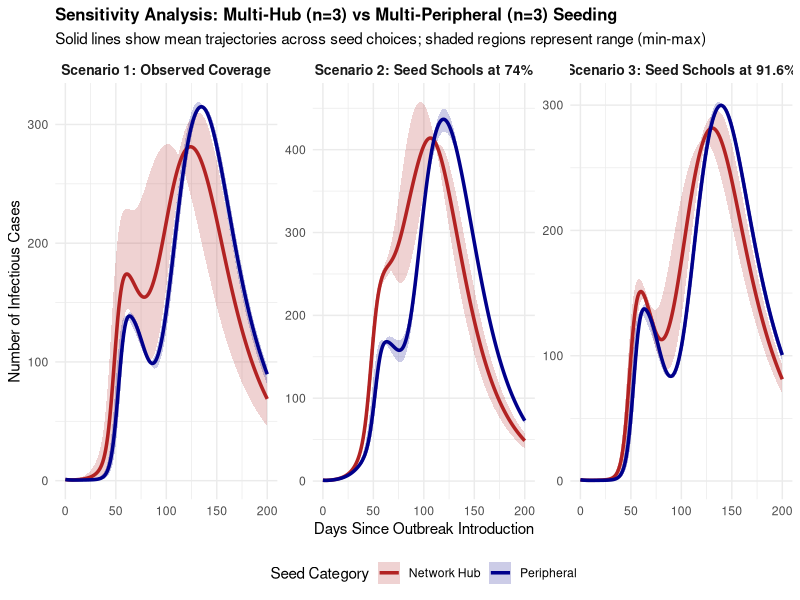

Recreate this plot in R.
# ============================================================
# NETWORK SEIR MEASLES SIMULATION AND SENSITIVITY ANALYSIS
# MULTI-HUB VS MULTI-PERIPHERAL SEEDING (3 HUBS & 3 PERIPHERALS)
#
# TOTAL NEW CASES:
# C(T) = sum_i [S_i(0) - S_i(T)]
# ============================================================

suppressPackageStartupMessages({
  library(tidyverse)
  library(deSolve)
  library(igraph)
})

theme_set(
  theme_minimal() +
    theme(
      plot.title = element_text(face = "bold", size = 12)
    )
)


# ============================================================
# 1. LOAD SCHOOL DATA
# ============================================================

df <- read.csv("data/cleanned/school_data_joined.csv") %>%
  rename_with(tolower)

# Ensure unit_id exists
if (!"unit_id" %in% names(df)) {
  df <- df %>% mutate(unit_id = as.character(row_number()))
} else {
  df <- df %>% mutate(unit_id = as.character(unit_id))
}

# Prepare school data
df <- df %>%
  mutate(
    vax_rate = if_else(
      percent_immunized > 1,
      percent_immunized / 100,
      percent_immunized
    ),
    school_id = row_number(),
    page = ceiling(school_id / 6)
  )

n_schools <- nrow(df)
cat("\nNumber of schools:", n_schools, "\n")


# ============================================================
# 2. BUILD NETWORK ADJACENCY MATRIX
# ============================================================

net_df <- read.csv("data/cleanned/network_df.csv") %>%
  rename_with(tolower)

id_cols <- names(net_df)[grep("unit|from|to|source|target|id", names(net_df))]

if (length(id_cols) >= 2) {
  net_df <- net_df %>%
    rename(
      unit_id_a = !!sym(id_cols[1]),
      unit_id_b = !!sym(id_cols[2])
    )
} else {
  colnames(net_df)[1:2] <- c("unit_id_a", "unit_id_b")
}

net_df <- net_df %>%
  mutate(
    unit_id_a = as.character(unit_id_a),
    unit_id_b = as.character(unit_id_b)
  )

id_map <- setNames(seq_len(n_schools), df$unit_id)
A <- matrix(0, nrow = n_schools, ncol = n_schools)

for (k in seq_len(nrow(net_df))) {
  i <- unname(id_map[net_df$unit_id_a[k]])
  j <- unname(id_map[net_df$unit_id_b[k]])
  
  if (length(i) == 1 && length(j) == 1 && !is.na(i) && !is.na(j)) {
    w <- if ("total_contacts" %in% names(net_df)) net_df$total_contacts[k] else 1
    if (is.na(w) || !is.finite(w) || w < 0) w <- 0
    A[i, j] <- w
    A[j, i] <- w
  }
}


# ============================================================
# 3. NORMALIZE NETWORK BY SPECTRAL RADIUS
# ============================================================

A_raw <- A
spectral_radius <- max(Mod(eigen(A_raw, only.values = TRUE)$values))

if (!is.finite(spectral_radius) || spectral_radius <= 0) {
  stop("The network spectral radius is zero or invalid. Check contact weights.")
}

A <- A_raw / spectral_radius


# ============================================================
# 4. MODEL PARAMETERS & INITIAL SETUP
# ============================================================

gamma_rate <- 1 / 7
sigma_rate <- 1 / 10
beta_rate  <- 15 * gamma_rate
alpha      <- 0.05

times <- seq(0, 200, by = 1)
N     <- df$total_students

params <- list(
  beta = beta_rate,
  sigma = sigma_rate,
  gamma = gamma_rate,
  alpha = alpha,
  N = N,
  A = A,
  n = n_schools
)


# ============================================================
# 5. NETWORK SEIR MODEL DIFFERENTIAL EQUATIONS
# ============================================================

seir_model <- function(time, state, parameters) {
  with(as.list(parameters), {
    S <- state[1:n]
    E <- state[(n + 1):(2 * n)]
    I <- state[(2 * n + 1):(3 * n)]
    R <- state[(3 * n + 1):(4 * n)]
    
    I_prop <- I / N
    
    lambda <- (beta * I_prop) + (alpha * beta * as.vector(A %*% I_prop))
    
    dS <- -lambda * S
    dE <- (lambda * S) - (sigma * E)
    dI <- (sigma * E) - (gamma * I)
    dR <- gamma * I
    
    list(c(dS, dE, dI, dR))
  })
}


# ============================================================
# 6. HELPER FUNCTIONS
# ============================================================

# Helper: Run dynamic simulation given a vax vector and single seed ID
run_vax_scenario <- function(vax_vector, seed_id) {
  R0_vec <- round(N * vax_vector)
  I0_vec <- rep(0, n_schools)
  I0_vec[seed_id] <- 1
  E0_vec <- rep(0, n_schools)
  S0_vec <- pmax(0, N - I0_vec - E0_vec - R0_vec)
  
  state_vec <- c(S0_vec, E0_vec, I0_vec, R0_vec)
  names(state_vec) <- c(
    paste0("S_", seq_len(n_schools)),
    paste0("E_", seq_len(n_schools)),
    paste0("I_", seq_len(n_schools)),
    paste0("R_", seq_len(n_schools))
  )
  
  out_df <- as.data.frame(
    ode(y = state_vec, times = times, func = seir_model, parms = params)
  )
  return(out_df)
}

# Helper: Extract total infectious cases over time
get_total_I <- function(out_df, scenario_label, seed_type, seed_name) {
  out_df %>%
    pivot_longer(cols = -time, names_to = "var", values_to = "Count") %>%
    filter(str_detect(var, "^I_")) %>%
    group_by(time) %>%
    summarise(total_infectious = sum(Count, na.rm = TRUE), .groups = "drop") %>%
    mutate(
      Scenario = scenario_label,
      `Seed Type` = seed_type,
      `Seed Name` = seed_name
    )
}

# Helper: Calculate outbreak summary indicators
calculate_outbreak_measures <- function(out_df) {
  S_columns <- grep("^S_", names(out_df), value = TRUE)
  I_columns <- grep("^I_", names(out_df), value = TRUE)
  
  S_initial <- sapply(S_columns, function(x) out_df[[x]][1])
  S_final   <- sapply(S_columns, function(x) out_df[[x]][nrow(out_df)])
  
  total_cases <- sum(S_initial - S_final, na.rm = TRUE)
  total_I     <- rowSums(out_df[, I_columns, drop = FALSE], na.rm = TRUE)
  
  peak_burden <- max(total_I, na.rm = TRUE)
  peak_day    <- out_df$time[which.max(total_I)]
  attack_rate <- (total_cases / sum(N, na.rm = TRUE)) * 100
  
  return(c(
    Total_Cases = total_cases,
    Peak_Burden = peak_burden,
    Peak_Day    = peak_day,
    Attack_Rate = attack_rate
  ))
}


# ============================================================
# 7. NETWORK CENTRALITY & SELECTION OF 3 HUBS AND 3 PERIPHERALS
# ============================================================

net_graph <- graph_from_adjacency_matrix(
  A, mode = "undirected", weighted = TRUE, diag = FALSE
)

df$node_strength <- strength(net_graph, weights = E(net_graph)$weight)
df$betweenness   <- betweenness(net_graph, weights = NA)

# Rank schools by node strength
sorted_df <- df %>% arrange(desc(node_strength))

# Select top 3 hubs and bottom 3 peripheral schools
hubs_df <- head(sorted_df, 3) %>% mutate(type = "Network Hub")
periph_df <- tail(sorted_df, 3) %>% arrange(node_strength) %>% mutate(type = "Peripheral")

target_schools <- bind_rows(hubs_df, periph_df)

cat("\n========================================\n")
cat("SELECTED SEEDING SCHOOLS (3 HUBS & 3 PERIPHERALS)\n")
cat("========================================\n")
print(target_schools %>% select(school_id, school_name, node_strength, type))


# ============================================================
# 8. RUN SENSITIVITY ANALYSIS SCENARIOS
# ============================================================

scenarios_list <- list(
  list(name = "Scenario 1: Observed Coverage", set_vax = NULL),
  list(name = "Scenario 2: Seed Schools at 74%", set_vax = 0.74),
  list(name = "Scenario 3: Seed Schools at 91.6%", set_vax = 0.916)
)

results_table_list <- list()
time_series_list    <- list()

for (sc in scenarios_list) {
  sc_name <- sc$name
  fixed_vax <- sc$set_vax
  
  for (idx in seq_len(nrow(target_schools))) {
    s_id   <- target_schools$school_id[idx]
    s_name <- target_schools$school_name[idx]
    s_type <- target_schools$type[idx]
    
    # Set vaccination profile for the run
    current_vax <- df$vax_rate
    if (!is.null(fixed_vax)) {
      # Apply target coverage rate across all 6 seed locations
      current_vax[target_schools$school_id] <- fixed_vax
    }
    
    # Run ODE
    out_df <- run_vax_scenario(current_vax, s_id)
    
    # Store time series for plotting
    ts_data <- get_total_I(out_df, sc_name, s_type, s_name)
    time_series_list[[length(time_series_list) + 1]] <- ts_data
    
    # Calculate metrics
    metrics <- calculate_outbreak_measures(out_df)
    
    # Record row for results table
    results_table_list[[length(results_table_list) + 1]] <- tibble(
      Scenario = sc_name,
      `Seed Location` = s_name,
      `Seed Type` = s_type,
      `Vaccination Coverage` = paste0(round(current_vax[s_id] * 100, 1), "%"),
      `Total New Cases (C)` = round(metrics["Total_Cases"]),
      `Peak Burden (Ipeak)` = round(metrics["Peak_Burden"]),
      `Peak Day` = round(metrics["Peak_Day"]),
      `Attack Rate (AR)` = paste0(round(metrics["Attack_Rate"], 2), "%")
    )
  }
}

# Bind into single datasets
comparison_all <- bind_rows(time_series_list)
table_4_3      <- bind_rows(results_table_list)


# ============================================================
# 9. PLOT MULTI-HUB VS MULTI-PERIPHERAL SEEDING
# ============================================================

# Aggregate mean/ribbon curves per group across the 3 hubs and 3 peripherals
summary_ts <- comparison_all %>%
  group_by(Scenario, `Seed Type`, time) %>%
  summarise(
    mean_I = mean(total_infectious),
    min_I  = min(total_infectious),
    max_I  = max(total_infectious),
    .groups = "drop"
  )

p_comparison <- ggplot(
  summary_ts,
  aes(x = time, y = mean_I, color = `Seed Type`, fill = `Seed Type`)
) +
  geom_ribbon(aes(ymin = min_I, ymax = max_I), alpha = 0.2, color = NA) +
  geom_line(linewidth = 1.2) +
  facet_wrap(~Scenario, ncol = 3, scales = "free_y") +
  scale_color_manual(values = c("Network Hub" = "firebrick", "Peripheral" = "darkblue")) +
  scale_fill_manual(values = c("Network Hub" = "firebrick", "Peripheral" = "darkblue")) +
  labs(
    title = "Sensitivity Analysis: Multi-Hub (n=3) vs Multi-Peripheral (n=3) Seeding",
    subtitle = "Solid lines show mean trajectories across seed choices; shaded regions represent range (min-max)",
    x = "Days Since Outbreak Introduction",
    y = "Number of Infectious Cases",
    color = "Seed Category",
    fill = "Seed Category"
  ) +
  theme(
    legend.position = "bottom",
    strip.text = element_text(face = "bold", size = 10)
  )

print(p_comparison)


# ============================================================
# 10. DISPLAY AND SAVE TABLE 4.3 RESULTS
# ============================================================

cat("\n\n============================================================\n")
cat("TABLE 4.3: SENSITIVITY ANALYSIS OF 3 HUBS VS 3 PERIPHERALS\n")
cat("============================================================\n\n")

print(table_4_3, n = Inf)

if (requireNamespace("knitr", quietly = TRUE)) {
  print(knitr::kable(table_4_3, caption = "3 Hubs vs 3 Peripherals Sensitivity Analysis"))
}

write.csv(table_4_3, "table_4_3_multi_hub_vs_peripheral.csv", row.names = FALSE)
cat("\nTable saved as 'table_4_3_multi_hub_vs_peripheral.csv'.\n")
